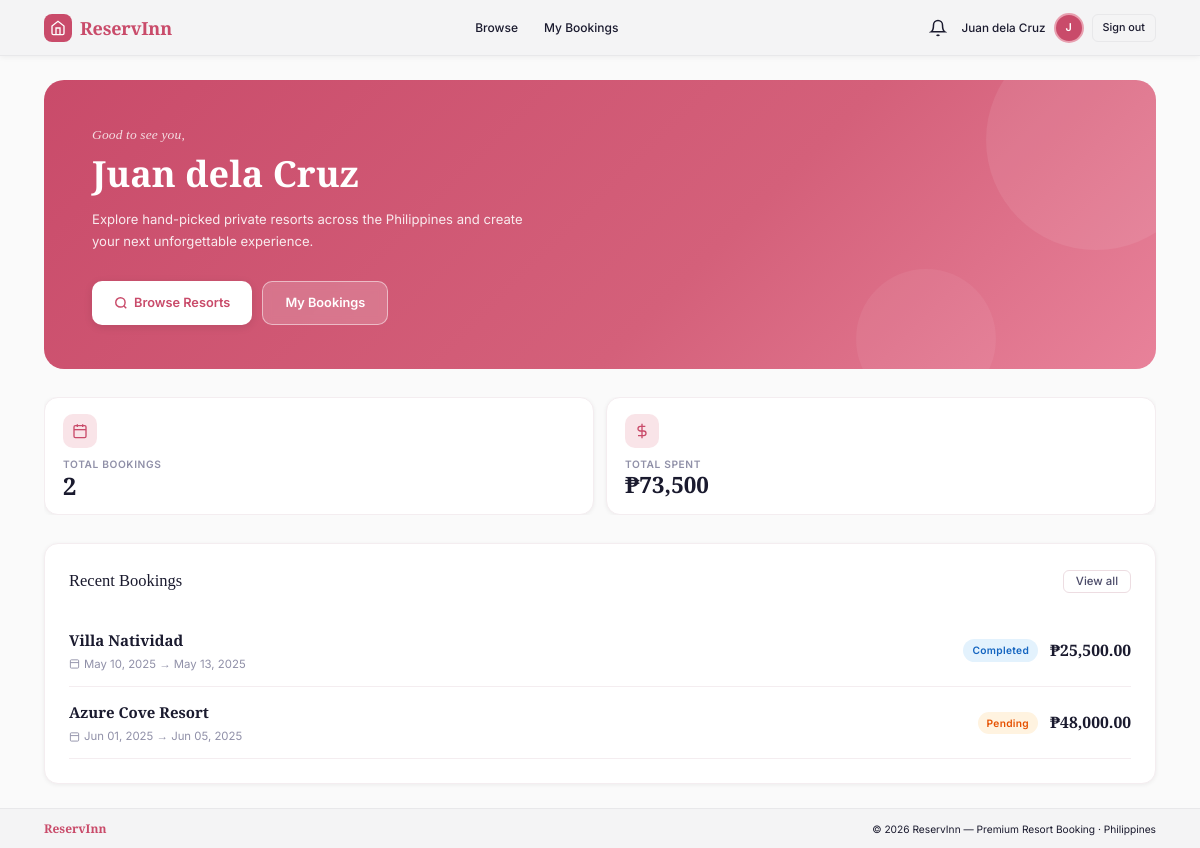
The page /pages/customer_dashboard.php (signed in) on the database its author committed.
### tables this page shows
CREATE TABLE IF NOT EXISTS `bookings` (
  `booking_id`       INT UNSIGNED     NOT NULL AUTO_INCREMENT,
  `resort_id`        INT UNSIGNED     NOT NULL,
  `customer_id`      INT UNSIGNED     NOT NULL,
  `check_in_date`    DATE             NOT NULL,
  `check_out_date`   DATE             NOT NULL,
  `arrival_time`     TIME             DEFAULT '14:00:00'  COMMENT 'Expected check-in time',
  `departure_time`   TIME             DEFAULT '12:00:00'  COMMENT 'Expected check-out time',
  `guest_count`      SMALLINT         NOT NULL DEFAULT 1,
  `total_price`      DECIMAL(10,2)    NOT NULL DEFAULT 0.00,
  `special_requests` TEXT             DEFAULT NULL,
  `status_id`        TINYINT UNSIGNED NOT NULL DEFAULT 1,
  `created_at`       DATETIME         NOT NULL DEFAULT CURRENT_TIMESTAMP,
  `updated_at`       DATETIME         NOT NULL DEFAULT CURRENT_TIMESTAMP ON UPDATE CURRENT_TIMESTAMP,
  PRIMARY KEY (`booking_id`),
  KEY `fk_booking_resort`   (`resort_id`),
  KEY `fk_booking_customer` (`customer_id`),
  KEY `fk_booking_status`   (`status_id`),
  CONSTRAINT `fk_booking_resort`   FOREIGN KEY (`resort_id`)   REFERENCES `resorts` (`resort_id`) ON DELETE CASCADE,
  CONSTRAINT `fk_booking_customer` FOREIGN KEY (`customer_id`) REFERENCES `users`   (`user_id`)   ON DELETE CASCADE,
  CONSTRAINT `fk_booking_status`   FOREIGN KEY (`status_id`)   REFERENCES `booking_status` (`status_id`)
);

CREATE TABLE IF NOT EXISTS `resorts` (
  `resort_id`        INT UNSIGNED    NOT NULL AUTO_INCREMENT,
  `owner_id`         INT UNSIGNED    NOT NULL,
  `name`             VARCHAR(160)    NOT NULL,
  `description`      TEXT            DEFAULT NULL,
  `location_city`    VARCHAR(80)     DEFAULT NULL,
  `location_address` VARCHAR(255)    DEFAULT NULL,
  `price_per_night`  DECIMAL(10,2)   NOT NULL DEFAULT 0.00,
  `max_guests`       SMALLINT        NOT NULL DEFAULT 1,
  `is_available`     TINYINT(1)      NOT NULL DEFAULT 1,
  `image_path`       VARCHAR(255)    DEFAULT NULL,
  `created_at`       DATETIME        NOT NULL DEFAULT CURRENT_TIMESTAMP,
  `updated_at`       DATETIME        NOT NULL DEFAULT CURRENT_TIMESTAMP ON UPDATE CURRENT_TIMESTAMP,
  PRIMARY KEY (`resort_id`),
  KEY `fk_resort_owner` (`owner_id`),
  CONSTRAINT `fk_resort_owner` FOREIGN KEY (`owner_id`) REFERENCES `users` (`user_id`) ON DELETE CASCADE
);

CREATE TABLE IF NOT EXISTS `booking_status` (
  `status_id`   TINYINT UNSIGNED NOT NULL AUTO_INCREMENT,
  `status_name` VARCHAR(30)      NOT NULL,
  PRIMARY KEY (`status_id`),
  UNIQUE KEY `uk_status_name` (`status_name`)
);

### pages/customer_dashboard.php (the view, shortened to what this page needs)
<?php
require_once '../config.php';
$recent_bookings = [];
try {
    $stmt = $pdo->prepare("SELECT b.*, r.name as resort_name, r.location_city, r.image_path, bs.status_name FROM bookings b JOIN resorts r ON b.resort_id=r.resort_id JOIN booking_status bs ON b.status_id=bs.status_id WHERE b.customer_id=:cid ORDER BY b.created_at DESC LIMIT 5");
    $stmt->execute([':cid' => $_SESSION['user_id']]);
    $recent_bookings = $stmt->fetchAll();
} catch (PDOException $e) { error_log($e->getMessage()); }
$total_spent = array_reduce($recent_bookings, fn($c,$b) => $c + ($b['status_name']!=='cancelled'?$b['total_price']:0), 0);
include '_head.php';
?>
<main class="section section--sm">
  <div class="container">
    <div style="background:linear-gradient(135deg,var(--rose) 0%,var(--pink-accent) 60%,#e8829a 100%);border-radius:var(--radius-xl);padding:44px 48px;margin-bottom:28px;position:relative;overflow:hidden">
      <div style="position:absolute;top:-50px;right:-50px;width:220px;height:220px;border-radius:50%;background:rgba(255,255,255,.08);pointer-events:none"></div>
      <div style="position:absolute;bottom:-40px;right:160px;width:140px;height:140px;border-radius:50%;background:rgba(255,255,255,.06);pointer-events:none"></div>
      <p style="font-family:var(--font-display);font-style:italic;font-size:.9rem;color:rgba(255,255,255,.8);margin-bottom:6px;letter-spacing:.01em">Good to see you,</p>
      <h2 style="font-family:var(--font-display);font-size:clamp(1.6rem,4vw,2.4rem);color:#fff;margin-bottom:14px;line-height:1.2;font-weight:600"><?php echo htmlspecialchars($_SESSION['user_name']); ?></h2>
      <p style="color:rgba(255,255,255,.88);font-size:.875rem;margin-bottom:28px;max-width:440px;line-height:1.65">Explore hand-picked private resorts across the Philippines and create your next unforgettable experience.</p>
      <div style="display:flex;gap:10px;flex-wrap:wrap">
        <a href="browse_resorts.php" style="display:inline-flex;align-items:center;gap:6px;background:#fff;color:var(--rose);border:none;padding:11px 22px;border-radius:var(--radius-md);font-size:.85rem;font-weight:600;cursor:pointer;text-decoration:none;transition:all .18s ease;box-shadow:0 2px 8px rgba(0,0,0,.1)" onmouseover="this.style.background='var(--pink)'" onmouseout="this.style.background='#fff'">
          <svg width="14" height="14" viewBox="0 0 24 24" fill="none" stroke="currentColor" stroke-width="2.5"><circle cx="11" cy="11" r="8"/><line x1="21" y1="21" x2="16.65" y2="16.65"/></svg>
          Browse Resorts
        </a>
        <a href="my_bookings.php" style="display:inline-flex;align-items:center;gap:6px;background:rgba(255,255,255,.18);color:#fff;border:1.5px solid rgba(255,255,255,.5);padding:11px 22px;border-radius:var(--radius-md);font-size:.85rem;font-weight:600;cursor:pointer;text-decoration:none;transition:all .18s ease;backdrop-filter:blur(4px)" onmouseover="this.style.background='rgba(255,255,255,.28)'" onmouseout="this.style.background='rgba(255,255,255,.18)'">
          My Bookings
        </a>
      </div>
    </div>
    <div class="stats-grid" style="grid-template-columns:repeat(auto-fit,minmax(170px,1fr));margin-bottom:28px">
      <div class="stat-card">
        <div class="stat-card__icon"><svg viewBox="0 0 24 24" fill="none" stroke="currentColor" stroke-width="2"><rect x="3" y="4" width="18" height="18" rx="2"/><line x1="16" y1="2" x2="16" y2="6"/><line x1="8" y1="2" x2="8" y2="6"/><line x1="3" y1="10" x2="21" y2="10"/></svg></div>
        <div class="stat-card__label">Total Bookings</div>
        <div class="stat-card__value"><?php echo count($recent_bookings); ?></div>
      </div>
      <div class="stat-card">
        <div class="stat-card__icon"><svg viewBox="0 0 24 24" fill="none" stroke="currentColor" stroke-width="2"><line x1="12" y1="1" x2="12" y2="23"/><path d="M17 5H9.5a3.5 3.5 0 000 7h5a3.5 3.5 0 010 7H6"/></svg></div>
        <div class="stat-card__label">Total Spent</div>
        <div class="stat-card__value" style="font-size:1.5rem">&#8369;<?php echo number_format($total_spent,0); ?></div>
      </div>
    </div>
    <div class="card">
      <div class="card__body">
        <div style="display:flex;align-items:center;justify-content:space-between;margin-bottom:20px;flex-wrap:wrap;gap:8px">
          <h3 style="margin:0">Recent Bookings</h3>
          <a href="my_bookings.php" class="btn btn--ghost btn--sm">View all</a>
        </div>
        <?php if (count($recent_bookings)): ?>
          <?php foreach ($recent_bookings as $b): ?>
            <div style="display:flex;justify-content:space-between;align-items:center;padding:13px 0;border-bottom:1px solid var(--border-light);flex-wrap:wrap;gap:10px">
              <div>
                <div style="font-family:var(--font-display);font-weight:600;font-size:1rem;color:var(--text);margin-bottom:3px"><?php echo htmlspecialchars($b['resort_name']); ?></div>
                <div style="font-size:.76rem;color:var(--text-muted);display:flex;align-items:center;gap:4px">
                  <svg style="width:11px;height:11px" viewBox="0 0 24 24" fill="none" stroke="currentColor" stroke-width="2"><rect x="3" y="4" width="18" height="18" rx="2"/><line x1="3" y1="10" x2="21" y2="10"/></svg>
                  <?php echo date('M d, Y',strtotime($b['check_in_date'])); ?> → <?php echo date('M d, Y',strtotime($b['check_out_date'])); ?>
                </div>
              </div>
              <div style="display:flex;align-items:center;gap:12px">
                <span class="badge badge--<?php echo $b['status_name']; ?>"><?php echo ucfirst($b['status_name']); ?></span>
                <span style="font-family:var(--font-display);font-size:1.05rem;font-weight:600;color:var(--text)">&#8369;<?php echo number_format($b['total_price'],2); ?></span>
              </div>
            </div>
          <?php endforeach; ?>
        <?php endif; ?>
      </div>
    </div>
  </div>
</main>
<?php include '_foot.php'; ?>

### css/style.css (style rules this page uses)
:root { --pink: #f9e4e8; --pink-mid: #f2c8d0; --pink-dark: #e8a0b0; --pink-accent: #d4607a; --rose: #c94b6a; --smoke: #f4f4f5; --smoke-border:#e8e8ea; --white: #ffffff; --bg: #fafafa; --card: #ffffff; --text: #1a1a2e; --text-2: #4a4a68; --text-muted: #9090a8; --border: #eddde2; --border-light:#f4edf0; --success-bg: #e8f5e9; --success: #2e7d32; --error-bg: #fdecea; --error: #c62828; --info-bg: #e3f2fd; --info: #1565c0; --warn-bg: #fff8e1; --warn: #e65100; --font-display: 'Playfair Display', Georgia, serif; --font-body: 'Inter', system-ui, sans-serif; --radius-sm: 6px; --radius-md: 10px; --radius-lg: 14px; --radius-xl: 20px; --shadow-sm: 0 1px 4px rgba(0,0,0,.06); --shadow-md: 0 4px 16px rgba(0,0,0,.09); --shadow-lg: 0 8px 32px rgba(0,0,0,.11); --nav-h: 56px; --foot-h: 40px; --side-w: 220px; --trans: 0.18s ease; }
*,*::before,*::after { box-sizing:border-box;margin:0;padding:0 }
html { font-size:15px;scroll-behavior:smooth;height:100% }
body { font-family:var(--font-body);color:var(--text);background:var(--bg); line-height:1.6;-webkit-font-smoothing:antialiased; min-height:100vh;display:flex;flex-direction:column; }
a { color:inherit;text-decoration:none }
svg { vertical-align:middle;flex-shrink:0 }
h2 { font-family:var(--font-display);font-size:clamp(1.2rem,2vw,1.6rem);font-weight:600;color:var(--text);line-height:1.25 }
h3 { font-family:var(--font-display);font-size:1.1rem;font-weight:500;color:var(--text) }
p { color:var(--text-2);line-height:1.65 }
.container { width:100%;max-width:1160px;margin:0 auto;padding:0 24px }
body>main, body>.dash-layout { margin-top:var(--nav-h); flex:1 0 auto; }
.btn { display:inline-flex;align-items:center;justify-content:center;gap:6px; font-family:var(--font-body);font-size:.82rem;font-weight:500; padding:8px 18px;border-radius:var(--radius-md); border:1px solid transparent;cursor:pointer; transition:all var(--trans);white-space:nowrap;text-decoration:none;line-height:1; }
.btn--sm { padding:5px 12px;font-size:.76rem;border-radius:var(--radius-sm) }
.btn--ghost { background:transparent;color:var(--text-2);border-color:var(--border) }
.card { background:var(--card);border:1px solid var(--border-light); border-radius:var(--radius-lg);box-shadow:var(--shadow-sm);overflow:hidden; transition:box-shadow var(--trans); }
.card__body { padding:24px }
.badge { display:inline-flex;align-items:center;padding:3px 9px;border-radius:20px; font-size:.68rem;font-weight:600;letter-spacing:.03em;text-transform:capitalize; }
.badge--pending { background:#fff3e0;color:#e65100 }
.badge--completed { background:#e3f2fd;color:#1565c0 }
.stats-grid { display:grid;grid-template-columns:repeat(auto-fit,minmax(160px,1fr));gap:12px;margin-bottom:24px }
.stat-card { background:#fff;border:1px solid var(--border-light);border-radius:var(--radius-lg); padding:16px 18px;box-shadow:var(--shadow-sm); transition:box-shadow var(--trans),transform var(--trans); }
.stat-card__icon { width:34px;height:34px;background:var(--pink);border-radius:var(--radius-md);display:flex;align-items:center;justify-content:center;margin-bottom:8px }
.stat-card__icon svg { width:16px;height:16px;color:var(--rose) }
.stat-card__label { font-size:.68rem;color:var(--text-muted);font-weight:600;text-transform:uppercase;letter-spacing:.06em;margin-bottom:2px }
.stat-card__value { font-family:var(--font-display);font-size:1.6rem;font-weight:600;color:var(--text);line-height:1 }
.section { padding:40px 0 }
.section--sm { padding:24px 0 }
.stats-grid { transition:opacity .25s ease,max-height .35s ease,margin-bottom .35s ease;overflow:hidden }

### rows shown on the page
bookings: resort.name "Villa Natividad", check_in_date "May 10, 2025", check_out_date "May 13, 2025", status.status_name "Completed", total_price "25,500.00"
bookings: resort.name "Azure Cove Resort", check_in_date "Jun 01, 2025", check_out_date "Jun 05, 2025", status.status_name "Pending", total_price "48,000.00"

### other values the page prints
$_SESSION['user_name'] "Juan dela Cruz"
substr($_SESSION['user_name'] ?? 'U', 0, 1) "J"
count($recent_bookings) "2"
$total_spent "73,500"
